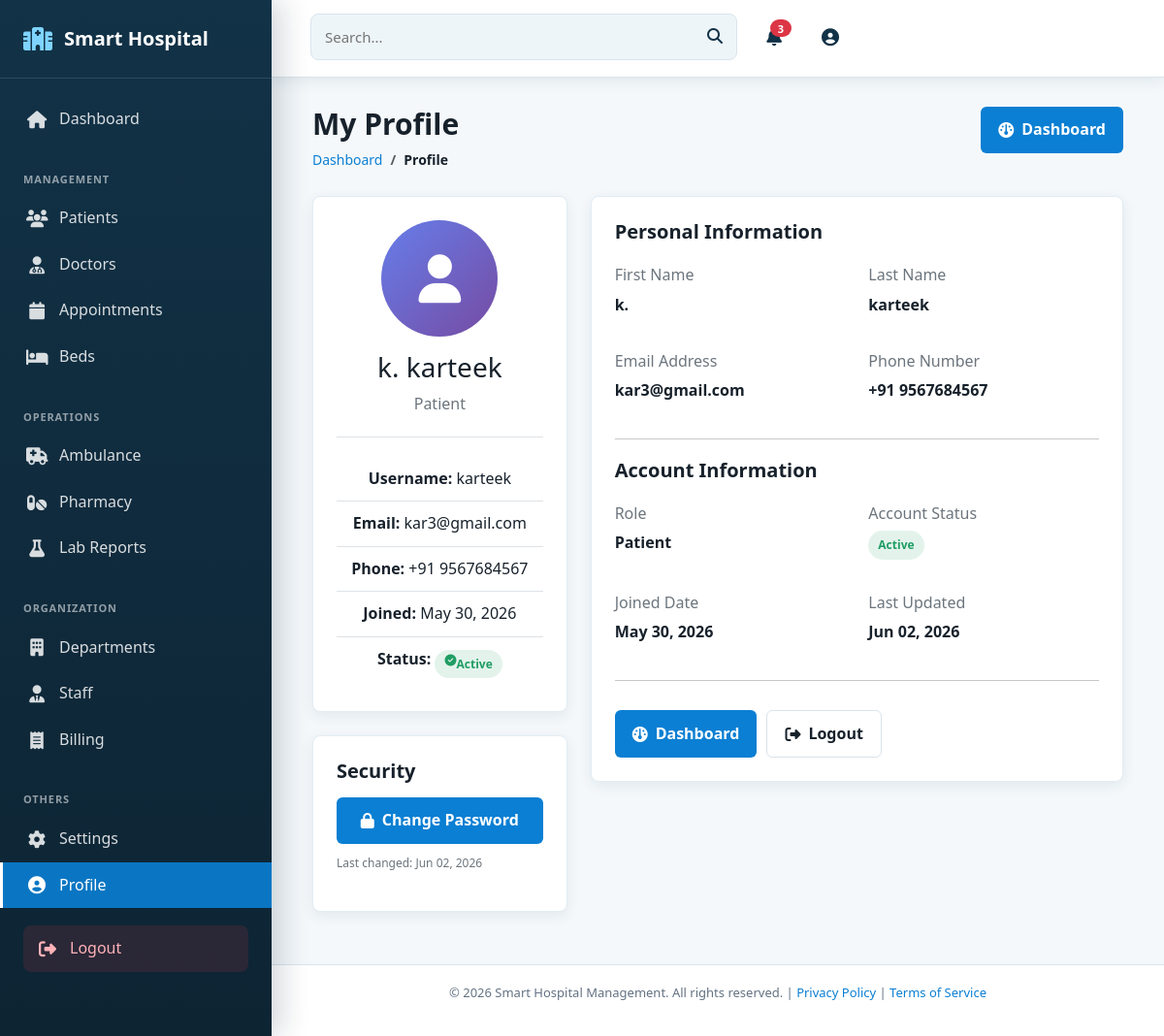
The app's page /accounts/profile/ (signed in) with its own data.
### accounts/models.py (models this page shows, shortened)
class User(AbstractUser):
    class Roles(models.TextChoices):
        SUPER_ADMIN = "SUPER_ADMIN", "Super Admin"
        PATIENT = "PATIENT", "Patient"
        DOCTOR = "DOCTOR", "Doctor"
        ADMIN = "ADMIN", "Admin"
        NURSE = "NURSE", "Nurse"
    email = models.EmailField(unique=True)
    role = models.CharField(max_length=30, choices=Roles.choices, default=Roles.PATIENT)
    phone_number = models.CharField(max_length=15, blank=True, null=True)
    profile_picture = models.ImageField(upload_to="profiles/", blank=True, null=True)
    is_verified = models.BooleanField(default=False)
    created_at = models.DateTimeField(auto_now_add=True)
    updated_at = models.DateTimeField(auto_now=True)

### accounts/views.py (the view)
# urls.py: path("profile/", views.profile_view, name="profile"),
@login_required
def profile_view(request):
    patient_profile = getattr(request.user, "patient_profile", None)
    return render(
        request,
        "accounts/profile.html",
        {"user_obj": request.user, "patient_profile": patient_profile},
    )

### templates/accounts/profile.html (shortened to what this page needs)
{% extends 'base.html' %}
{% load static %}
{% block nav_profile %}active{% endblock %}
{% block content %}
<div class="container-fluid">
    <div class="page-header">
        <div>
            <h1 class="page-title">My Profile</h1>
            <nav aria-label="breadcrumb">
                <ol class="breadcrumb">
                    <li class="breadcrumb-item"><a href="{% url 'home' %}">Dashboard</a></li>
                    <li class="breadcrumb-item active">Profile</li>
                </ol>
            </nav>
        </div>
        <div>
            <a href="{% url 'accounts:dashboard' %}" class="add-btn">
                <i class="fas fa-gauge"></i> Dashboard
            </a>
        </div>
    </div>
    <div class="row">
        <div class="col-lg-4">
            <div class="table-card" style="text-align: center;">
                <div style="margin-bottom: 20px;">
                    <div style="width: 120px; height: 120px; background: linear-gradient(135deg, #667eea 0%, #764ba2 100%); border-radius: 50%; margin: 0 auto 15px; display: flex; align-items: center; justify-content: center; font-size: 50px; color: white;">
                        <i class="fas fa-user"></i>
                    </div>
                    <h3>{{ user.first_name }} {{ user.last_name }}</h3>
                    <p style="color: #6c757d;">{{ user.get_role_display }}</p>
                </div>
                <div style="border-top: 1px solid #dee2e6; padding-top: 20px;">
                    <div style="padding: 10px 0; border-bottom: 1px solid #dee2e6;">
                        <strong>Username:</strong> {{ user.username }}
                    </div>
                    <div style="padding: 10px 0; border-bottom: 1px solid #dee2e6;">
                        <strong>Email:</strong> {{ user.email }}
                    </div>
                    <div style="padding: 10px 0; border-bottom: 1px solid #dee2e6;">
                        <strong>Phone:</strong> {{ user.phone_number }}
                    </div>
                    <div style="padding: 10px 0; border-bottom: 1px solid #dee2e6;">
                        <strong>Joined:</strong> {{ user.created_at|date:"M d, Y" }}
                    </div>
                    <div style="padding: 10px 0;">
                        <strong>Status:</strong>
                        <span class="status-badge status-active">
                            <i class="fas fa-check-circle"></i> Active
                        </span>
                    </div>
                </div>
            </div>
            <div class="table-card" style="margin-top: 20px;">
                <h5 style="font-weight: 600; margin-bottom: 15px;">Security</h5>
                <button class="btn-primary" style="width: 100%; margin-bottom: 10px;" data-bs-toggle="modal" data-bs-target="#changePasswordModal">
                    <i class="fas fa-lock"></i> Change Password
                </button>
                <p style="font-size: 12px; color: #6c757d;">Last changed: {{ user.updated_at|date:"M d, Y" }}</p>
            </div>
        </div>
        <div class="col-lg-8">
            <div class="table-card">
                <h5 style="font-weight: 600; margin-bottom: 20px;">Personal Information</h5>
                <div class="row mb-3">
                    <div class="col-md-6">
                        <p style="color: #6c757d; margin-bottom: 5px;">First Name</p>
                        <p style="font-weight: 600;">{{ user.first_name }}</p>
                    </div>
                    <div class="col-md-6">
                        <p style="color: #6c757d; margin-bottom: 5px;">Last Name</p>
                        <p style="font-weight: 600;">{{ user.last_name }}</p>
                    </div>
                </div>
                <div class="row mb-3">
                    <div class="col-md-6">
                        <p style="color: #6c757d; margin-bottom: 5px;">Email Address</p>
                        <p style="font-weight: 600;">{{ user.email }}</p>
                    </div>
                    <div class="col-md-6">
                        <p style="color: #6c757d; margin-bottom: 5px;">Phone Number</p>
                        <p style="font-weight: 600;">{{ user.phone_number }}</p>
                    </div>
                </div>
                <hr style="margin: 20px 0;">
                <h5 style="font-weight: 600; margin-bottom: 20px;">Account Information</h5>
                <div class="row mb-3">
                    <div class="col-md-6">
                        <p style="color: #6c757d; margin-bottom: 5px;">Role</p>
                        <p style="font-weight: 600;">{{ user.get_role_display }}</p>
                    </div>
                    <div class="col-md-6">
                        <p style="color: #6c757d; margin-bottom: 5px;">Account Status</p>
                        <p style="font-weight: 600;">
                            {% if user.is_active %}
                            <span class="status-badge status-active">Active</span>
                            {% else %}
                            <span class="status-badge status-inactive">Inactive</span>
                            {% endif %}
                        </p>
                    </div>
                </div>
                <div class="row mb-3">
                    <div class="col-md-6">
                        <p style="color: #6c757d; margin-bottom: 5px;">Joined Date</p>
                        <p style="font-weight: 600;">{{ user.created_at|date:"M d, Y" }}</p>
                    </div>
                    <div class="col-md-6">
                        <p style="color: #6c757d; margin-bottom: 5px;">Last Updated</p>
                        <p style="font-weight: 600;">{{ user.updated_at|date:"M d, Y" }}</p>
                    </div>
                </div>
                <hr style="margin: 20px 0;">
                <div class="form-buttons">
                    <a href="{% url 'accounts:dashboard' %}" class="btn-primary">
                        <i class="fas fa-gauge"></i> Dashboard
                    </a>
                    <a href="{% url 'accounts:logout' %}" class="btn-secondary">
                        <i class="fas fa-sign-out-alt"></i> Logout
                    </a>
                </div>
            </div>
        </div>
    </div>
</div>
{% endblock %}

### static/css/style.css (style rules this page uses)
* { margin: 0; padding: 0; box-sizing: border-box; }
:root { --primary-color: #123247; --secondary-color: #0b7fd3; --accent-color: #ef5d60; --success-color: #1f9d63; --warning-color: #d99717; --danger-color: #dc3545; --info-color: #2f9eca; --dark-bg: #0e1f2b; --light-bg: #f4f8fb; --border-color: #d9e4ec; --text-dark: #17212b; --text-light: #637282; --surface: #ffffff; --surface-muted: #eef5f9; --shadow-sm: 0 4px 14px rgba(18, 50, 71, 0.08); --shadow-md: 0 12px 30px rgba(18, 50, 71, 0.14); --transition: all 0.3s ease; --sidebar-width: 280px; --header-height: 80px; }
html, body { height: 100%; }
body { font-family: 'Segoe UI', Tahoma, Geneva, Verdana, sans-serif; background: radial-gradient(circle at top left, rgba(11, 127, 211, 0.08), transparent 32rem), var(--light-bg); color: var(--text-dark); line-height: 1.6; }
.page-header { display: flex; justify-content: space-between; align-items: center; margin-bottom: 30px; }
.page-title { font-size: 28px; font-weight: 700; color: var(--text-dark); }
.breadcrumb { background: none; padding: 0; margin-bottom: 15px; }
.breadcrumb-item { color: var(--text-light); }
.breadcrumb-item.active { color: var(--text-dark); font-weight: 600; }
.breadcrumb-item a { color: var(--secondary-color); text-decoration: none; }
.table-card { background: var(--surface); border-radius: 8px; padding: 25px; box-shadow: var(--shadow-sm); margin-bottom: 30px; }
.add-btn { display: inline-flex; align-items: center; gap: 8px; padding: 10px 20px; background-color: var(--secondary-color); color: white; border: none; border-radius: 6px; cursor: pointer; font-weight: 600; transition: var(--transition); text-decoration: none; }
.status-badge { display: inline-block; padding: 6px 12px; border-radius: 20px; font-size: 12px; font-weight: 600; }
.status-active { background-color: rgba(81, 207, 102, 0.1); color: var(--success-color); }
.form-buttons { display: flex; gap: 10px; margin-top: 30px; }
.btn-primary { display: inline-flex; align-items: center; justify-content: center; gap: 8px; padding: 12px 30px; background-color: var(--secondary-color); color: white; border: none; border-radius: 6px; font-weight: 600; cursor: pointer; transition: var(--transition); }
.btn-secondary { display: inline-flex; align-items: center; justify-content: center; padding: 12px 30px; background-color: white; color: var(--text-dark); border: 1px solid var(--border-color); border-radius: 6px; font-weight: 600; cursor: pointer; transition: var(--transition); text-decoration: none; }
@media (max-width: 1200px) { :root { --sidebar-width: 250px; } }

### templates/base.html (style rules this page uses)
* { box-sizing: border-box; }
html, body { min-height: 100%; }
body { margin: 0; background: #f4f8fb; color: #17212b; font-family: "Segoe UI", Arial, sans-serif; }
.page-header { display: flex; align-items: flex-start; justify-content: space-between; gap: 16px; margin-bottom: 26px; }
.page-title { margin: 0; color: #17212b; font-size: 30px; font-weight: 750; }
.breadcrumb { margin: 8px 0 0; padding: 0; background: transparent; font-size: 14px; }
.row { display: flex; flex-wrap: wrap; margin-left: -12px; margin-right: -12px; }
[class*="col-"] { padding-left: 12px; padding-right: 12px; }
.col-lg-4 { width: 33.3333%; }
.col-lg-8 { width: 66.6667%; }
.mb-3 { margin-bottom: 16px; }
.stat-card, .table-card, .form-card { background: #fff; border: 1px solid #e2edf3; border-radius: 8px; box-shadow: 0 4px 14px rgba(18, 50, 71, 0.08); }
.table-card, .form-card { padding: 24px; margin-bottom: 24px; }
.add-btn, .btn-primary, .btn-secondary, .btn-sm { display: inline-flex; align-items: center; justify-content: center; gap: 8px; border-radius: 6px; text-decoration: none; font-weight: 700; border: 0; }
.add-btn, .btn-primary, .btn-view { background: #0b7fd3; color: #fff; }
.add-btn, .btn-primary, .btn-secondary { padding: 11px 18px; }
.btn-secondary { background: #fff; color: #17212b; border: 1px solid #d9e4ec; }
.status-badge { display: inline-flex; padding: 5px 10px; border-radius: 999px; font-size: 12px; font-weight: 700; }
.status-active, .status-completed { background: rgba(31, 157, 99, .12); color: #1f9d63; }
.form-buttons, .action-buttons { display: flex; flex-wrap: wrap; gap: 10px; }

### records on screen
User: first_name "k.", last_name "karteek", role "Patient", username "karteek", email "kar3@gmail.com", phone_number "+91 9567684567", created_at "May 30, 2026", updated_at "Jun 02, 2026"
